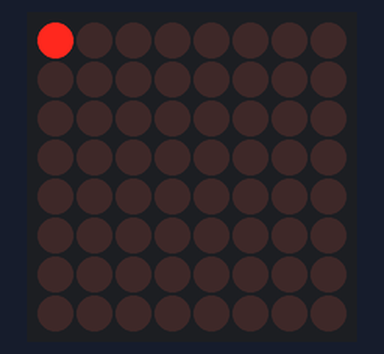
A sketch run on a simulated Arduino Leonardo, built with avr-gcc and run on an emulated ATmega32U4. Shown: 8×8 LED matrix. Wiring (inferred from the names in the program): MAX7219 LED driver (orientation assumed): data A3; clock A4; CS A5. What the sketch prints to the serial monitor is not drawn.

Above: at 0.1 s.
At 0.5 s:
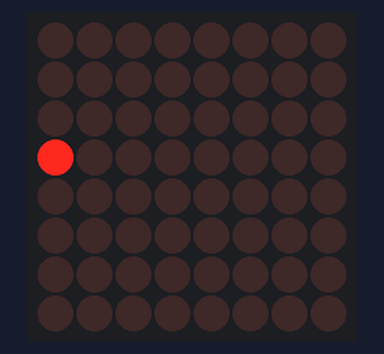
At 1.0 s:
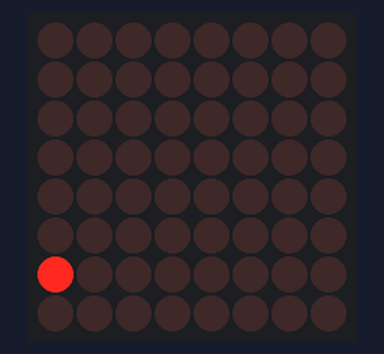
At 1.4 s:
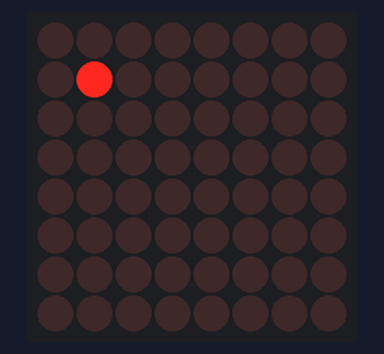
At 1.9 s:
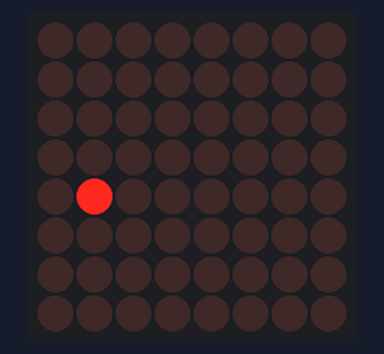

The sketch:

ArduinoSerialOnly.ino
```cpp
/*
 * Arduino Leonardo — Serial LED Controller (MAX7219)
 *
 * Versione SEMPLIFICATA: solo comandi seriali per i 13 LED.
 * Niente joystick, niente encoder, niente matrice pulsanti.
 * Usa solo 3 pin + USB per controllare 13 LED via MAX7219.
 *
 * Ideale per chi vuole SOLO il pannello MFA con LED fisici,
 * senza il controller joystick completo.
 *
 * Componenti necessari:
 * - 1x Arduino Leonardo (ATmega32U4)
 * - 1x Modulo MAX7219 (WCMCU DISY1 o simile)
 * - 13x LED 5mm (1 bianco/giallo, 5 giallo, 4 blu, 3 rosso)
 * - Cavetti, breadboard o PCB
 * - Nessun resistore individuale (RSET già sul modulo)
 *
 * LED via MAX7219 (DIG0 + DIG1, SEG A-H):
 * - LED1:  DIG0 SEG_A  SIFA Warning (giallo)
 * - LED2:  DIG0 SEG_B  LZB Ende (giallo)
 * - LED3:  DIG0 SEG_C  PZB 70 (blu)
 * - LED4:  DIG0 SEG_D  PZB 85 (blu)
 * - LED5:  DIG0 SEG_E  PZB 55 (blu)
 * - LED6:  DIG0 SEG_F  500Hz (rosso)
 * - LED7:  DIG0 SEG_G  1000Hz (giallo)
 * - LED8:  DIG0 SEG_DP Porte SX (giallo)
 * - LED9:  DIG1 SEG_A  Porte DX (giallo)
 * - LED10: DIG1 SEG_B  LZB Ü Übertragung (blu)
 * - LED11: DIG1 SEG_C  LZB G aktiv (rosso)
 * - LED12: DIG1 SEG_D  LZB S Schnellbremsung (rosso)
 * - LED13: DIG1 SEG_E  Befehl 40 (giallo)
 *
 * Protocollo seriale (115200 baud):
 * - LED:n:stato  (n=1-13, stato=0/1)
 * - SIFA:stato   (alias LED1)
 * - LZB:stato    (alias LED2)
 * - PZB70:stato  (alias LED3)
 * - PZB80:stato  (alias LED4)
 * - PZB50:stato  (alias LED5)
 * - 500HZ:stato  (alias LED6)
 * - 1000HZ:stato (alias LED7)
 * - TUEREN_L:stato (alias LED8)
 * - TUEREN_R:stato (alias LED9)
 * - LZB_UE:stato (alias LED10)
 * - LZB_G:stato  (alias LED11)
 * - LZB_S:stato  (alias LED12)
 * - BEF40:stato  (alias LED13)
 * - OFF          (spegni tutto)
 *
 * Compatibile al 100% con Train Simulator Bridge (stesso protocollo).
 */

// ============== PIN MAX7219 ==============
#define MAX_DIN  A3  // Data In
#define MAX_CLK  A4  // Clock
#define MAX_CS   A5  // Chip Select (LOAD)

// ============== SERIAL ==============
#define SERIAL_BAUD 115200
#define BUFFER_SIZE 32
char inputBuffer[BUFFER_SIZE];
int bufferIndex = 0;

// ============== LED MAX7219 ==============
#define NUM_LEDS 13
bool ledStates[NUM_LEDS] = {false};

// MAX7219 registri
#define REG_NOOP        0x00
#define REG_DIGIT0      0x01
#define REG_DIGIT1      0x02
#define REG_DECODE_MODE 0x09
#define REG_INTENSITY   0x0A
#define REG_SCAN_LIMIT  0x0B
#define REG_SHUTDOWN    0x0C
#define REG_TEST        0x0F

// ============== MAX7219 FUNZIONI ==============

void max7219_send(byte reg, byte data) {
  digitalWrite(MAX_CS, LOW);
  shiftOut(MAX_DIN, MAX_CLK, MSBFIRST, reg);
  shiftOut(MAX_DIN, MAX_CLK, MSBFIRST, data);
  digitalWrite(MAX_CS, HIGH);
}

void max7219_init() {
  pinMode(MAX_DIN, OUTPUT);
  pinMode(MAX_CLK, OUTPUT);
  pinMode(MAX_CS, OUTPUT);
  digitalWrite(MAX_CS, HIGH);

  max7219_send(REG_TEST, 0x00);        // Test mode off
  max7219_send(REG_DECODE_MODE, 0x00); // No BCD decode (raw segments)
  max7219_send(REG_SCAN_LIMIT, 0x01);  // Scan digit 0 e 1 (2 digit)
  max7219_send(REG_INTENSITY, 0x08);   // Luminosità media (0x00-0x0F)
  max7219_send(REG_SHUTDOWN, 0x01);    // Normal operation
  max7219_send(REG_DIGIT0, 0x00);      // Tutti spenti
  max7219_send(REG_DIGIT1, 0x00);      // Tutti spenti
}

void max7219_update() {
  // DIG0: LED1(A) LED2(B) LED3(C) LED4(D) LED5(E) LED6(F) LED7(G) LED8(DP)
  byte dig0 = 0;
  if (ledStates[0])  dig0 |= 0x01;  // SEG_A = LED1 SIFA
  if (ledStates[1])  dig0 |= 0x02;  // SEG_B = LED2 LZB Ende
  if (ledStates[2])  dig0 |= 0x04;  // SEG_C = LED3 PZB 70
  if (ledStates[3])  dig0 |= 0x08;  // SEG_D = LED4 PZB 85
  if (ledStates[4])  dig0 |= 0x10;  // SEG_E = LED5 PZB 55
  if (ledStates[5])  dig0 |= 0x20;  // SEG_F = LED6 500Hz
  if (ledStates[6])  dig0 |= 0x40;  // SEG_G = LED7 1000Hz
  if (ledStates[7])  dig0 |= 0x80;  // SEG_DP = LED8 Porte SX

  // DIG1: LED9(A) LED10(B) LED11(C) LED12(D) LED13(E)
  byte dig1 = 0;
  if (ledStates[8])  dig1 |= 0x01;  // SEG_A = LED9 Porte DX
  if (ledStates[9])  dig1 |= 0x02;  // SEG_B = LED10 LZB Ü
  if (ledStates[10]) dig1 |= 0x04;  // SEG_C = LED11 LZB G
  if (ledStates[11]) dig1 |= 0x08;  // SEG_D = LED12 LZB S
  if (ledStates[12]) dig1 |= 0x10;  // SEG_E = LED13 Befehl 40

  max7219_send(REG_DIGIT0, dig0);
  max7219_send(REG_DIGIT1, dig1);
}

// ============== SETUP ==============

void setup() {
  Serial.begin(SERIAL_BAUD);

  // MAX7219 init
  max7219_init();

  // Test LED all'avvio (sequenza)
  for (int i = 0; i < NUM_LEDS; i++) {
    ledStates[i] = true;
    max7219_update();
    delay(150);
    ledStates[i] = false;
    max7219_update();
  }

  Serial.println("OK:SerialOnly Ready (13 LED MAX7219 Leonardo)");
}

// ============== LOOP ==============

void loop() {
  // Comandi seriali
  processSerial();

  delayMicroseconds(500);
}

// ============== SERIAL COMMANDS ==============

void processSerial() {
  while (Serial.available() > 0) {
    char c = Serial.read();

    if (c == '\n' || c == '\r') {
      if (bufferIndex > 0) {
        inputBuffer[bufferIndex] = '\0';
        processCommand(inputBuffer);
        bufferIndex = 0;
      }
    } else if (bufferIndex < BUFFER_SIZE - 1) {
      inputBuffer[bufferIndex++] = c;
    }
  }
}

void processCommand(char* cmd) {
  // LED:n:stato (n=1-13, stato=0/1)
  if (strncmp(cmd, "LED:", 4) == 0) {
    char* colonPos = strchr(cmd + 4, ':');
    if (colonPos) {
      int ledNum = atoi(cmd + 4);
      int state = atoi(colonPos + 1);
      if (ledNum >= 1 && ledNum <= NUM_LEDS) {
        setLed(ledNum - 1, state == 1);
      }
    }
  }
  else if (strncmp(cmd, "SIFA:", 5) == 0)      { setLed(0, atoi(cmd + 5) == 1); }
  else if (strncmp(cmd, "LZB:", 4) == 0)       { setLed(1, atoi(cmd + 4) == 1); }
  else if (strncmp(cmd, "PZB70:", 6) == 0)     { setLed(2, atoi(cmd + 6) == 1); }
  else if (strncmp(cmd, "PZB80:", 6) == 0)     { setLed(3, atoi(cmd + 6) == 1); }
  else if (strncmp(cmd, "PZB50:", 6) == 0)     { setLed(4, atoi(cmd + 6) == 1); }
  else if (strncmp(cmd, "500HZ:", 6) == 0)     { setLed(5, atoi(cmd + 6) == 1); }
  else if (strncmp(cmd, "1000HZ:", 7) == 0)    { setLed(6, atoi(cmd + 7) == 1); }
  else if (strncmp(cmd, "TUEREN_L:", 9) == 0)  { setLed(7, atoi(cmd + 9) == 1); }
  else if (strncmp(cmd, "TUEREN_R:", 9) == 0)  { setLed(8, atoi(cmd + 9) == 1); }
  else if (strncmp(cmd, "LZB_UE:", 7) == 0)    { setLed(9, atoi(cmd + 7) == 1); }
  else if (strncmp(cmd, "LZB_G:", 6) == 0)     { setLed(10, atoi(cmd + 6) == 1); }
  else if (strncmp(cmd, "LZB_S:", 6) == 0)     { setLed(11, atoi(cmd + 6) == 1); }
  else if (strncmp(cmd, "BEF40:", 6) == 0)     { setLed(12, atoi(cmd + 6) == 1); }
  else if (strcmp(cmd, "OFF") == 0) {
    for (int i = 0; i < NUM_LEDS; i++) {
      ledStates[i] = false;
    }
    max7219_update();
  }
}

void setLed(int index, bool state) {
  if (index >= 0 && index < NUM_LEDS) {
    ledStates[index] = state;
    max7219_update();
  }
}
```
